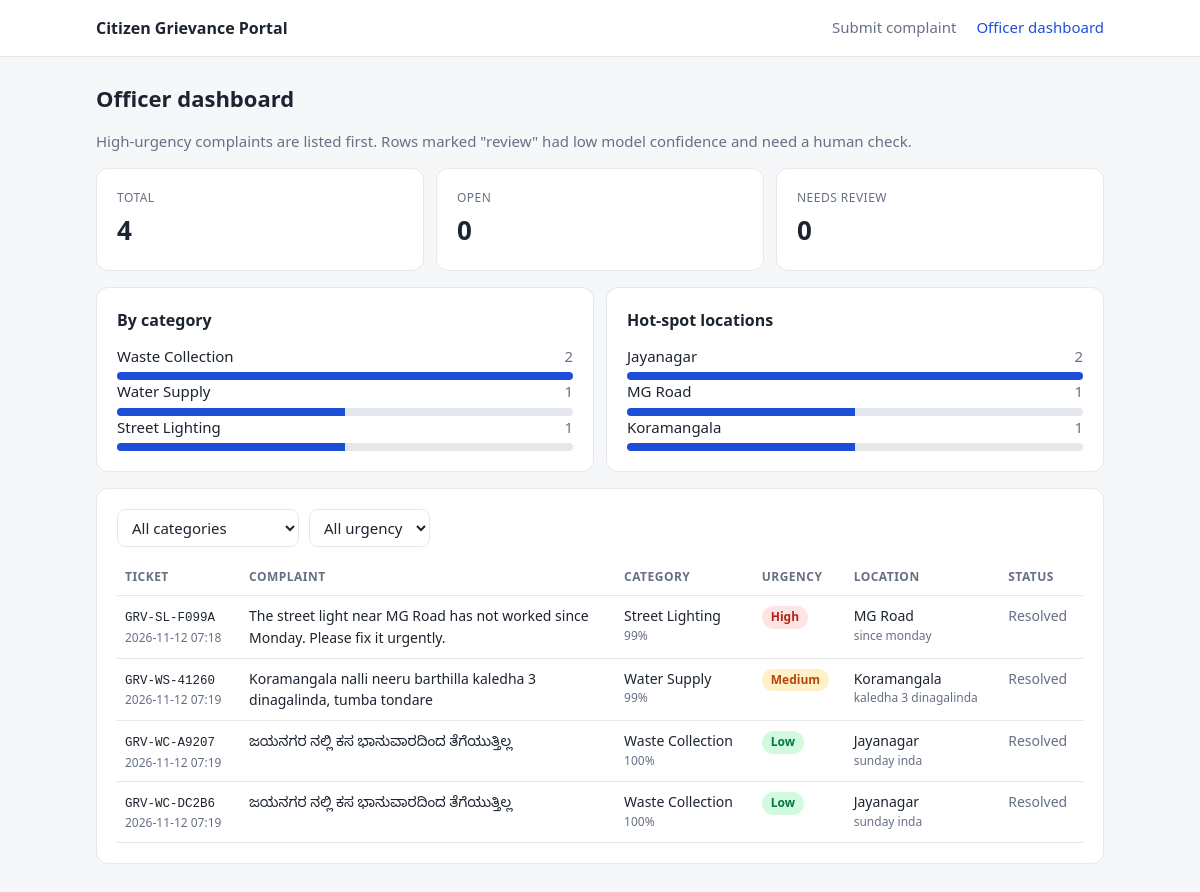
/dashboard, run on the app's committed database.
### tables this page shows
CREATE TABLE complaints(
            id INTEGER PRIMARY KEY AUTOINCREMENT, ticket TEXT, created TEXT, text TEXT, category TEXT,
            confidence REAL, urgency TEXT, sentiment TEXT, location TEXT, time_ref TEXT, language TEXT,
            needs_review INTEGER, reply TEXT, department TEXT, status TEXT DEFAULT 'Open');

### app.py (the view)
@app.route("/dashboard")
def dashboard():
    cat = request.args.get("category", "")
    urg = request.args.get("urgency", "")
    q = "SELECT * FROM complaints WHERE 1=1"
    args = []
    if cat:
        q += " AND category=?"; args.append(cat)
    if urg:
        q += " AND urgency=?"; args.append(urg)
    q += " ORDER BY CASE urgency WHEN 'High' THEN 0 WHEN 'Medium' THEN 1 ELSE 2 END, id DESC LIMIT 200"
    rows = db().execute(q, args).fetchall()
    stats = _stats()
    return render_template("dashboard.html", rows=rows, stats=stats, cat=cat, urg=urg)

### app.py (called while the page is built)
def db():
    if "db" not in g:
        g.db = sqlite3.connect(DB)
        g.db.row_factory = sqlite3.Row
    return g.db

def _stats():
    d = db()
    one = lambda sql: [dict(r) for r in d.execute(sql).fetchall()]
    return {
        "total": d.execute("SELECT COUNT(*) FROM complaints").fetchone()[0],
        "open": d.execute("SELECT COUNT(*) FROM complaints WHERE status='Open'").fetchone()[0],
        "review": d.execute("SELECT COUNT(*) FROM complaints WHERE needs_review=1 AND status='Open'").fetchone()[0],
        "by_category": one("SELECT category k, COUNT(*) n FROM complaints GROUP BY category ORDER BY n DESC"),
        "by_urgency": one("SELECT urgency k, COUNT(*) n FROM complaints GROUP BY urgency"),
        "by_location": one("SELECT location k, COUNT(*) n FROM complaints WHERE location IS NOT NULL "
                           "GROUP BY location ORDER BY n DESC LIMIT 8"),
    }

### templates/dashboard.html (shortened to what this page needs)
{% extends "base.html" %}
{% block body %}
<h1>Officer dashboard</h1>
<p class="mute">High-urgency complaints are listed first. Rows marked "review" had low model confidence and need a human check.</p>
<div class="grid" style="margin-bottom:16px">
  <div class="card" style="margin:0"><div class="kv">Total</div><div style="font-size:26px;font-weight:700">{{ stats.total }}</div></div>
  <div class="card" style="margin:0"><div class="kv">Open</div><div style="font-size:26px;font-weight:700">{{ stats.open }}</div></div>
  <div class="card" style="margin:0"><div class="kv">Needs review</div><div style="font-size:26px;font-weight:700">{{ stats.review }}</div></div>
</div>
<div class="grid" style="grid-template-columns:repeat(auto-fit,minmax(280px,1fr))">
  <div class="card"><h2>By category</h2>
    {% set mx = (stats.by_category|map(attribute='n')|max) if stats.by_category else 1 %}
    {% for r in stats.by_category %}<div style="display:flex;justify-content:space-between"><span>{{ r.k }}</span><span class="mute">{{ r.n }}</span></div><div class="bar"><i style="width:{{ r.n/mx*100 }}%"></i></div>{% else %}<span class="mute">No data yet.</span>{% endfor %}
  </div>
  <div class="card"><h2>Hot-spot locations</h2>
    {% set ml = (stats.by_location|map(attribute='n')|max) if stats.by_location else 1 %}
    {% for r in stats.by_location %}<div style="display:flex;justify-content:space-between"><span>{{ r.k }}</span><span class="mute">{{ r.n }}</span></div><div class="bar"><i style="width:{{ r.n/ml*100 }}%"></i></div>{% else %}<span class="mute">No data yet.</span>{% endfor %}
  </div>
</div>
<div class="card">
  <form method="get" style="display:flex;gap:10px;flex-wrap:wrap;margin-bottom:12px">
    <select name="category" onchange="this.form.submit()" aria-label="Category">
      <option value="">All categories</option>
    </select>
    <select name="urgency" onchange="this.form.submit()" aria-label="Urgency">
      <option value="">All urgency</option>
    </select>
  </form>
  <div class="tbl"><table>
    <thead><tr><th>Ticket</th><th>Complaint</th><th>Category</th><th>Urgency</th><th>Location</th><th>Status</th></tr></thead>
    <tbody>
    {% for r in rows %}
      <tr>
        <td><code>{{ r.ticket }}</code><div class="mute" style="font-size:12px">{{ r.created }}</div></td>
        <td style="max-width:340px">{{ r.text }}</td>
        <td>{{ r.category }}<div class="mute" style="font-size:12px">{{ (r.confidence*100)|round|int }}% {% if r.needs_review %}· <b>review</b>{% endif %}</div></td>
        <td><span class="pill {{ r.urgency }}">{{ r.urgency }}</span></td>
        <td>{{ r.location or '–' }}<div class="mute" style="font-size:12px">{{ r.time_ref or '' }}</div></td>
        <td>{% if r.status=='Open' %}<form method="post" action="{{ url_for('resolve', cid=r.id) }}"><button class="ghost">Mark resolved</button></form>{% else %}<span class="mute">Resolved</span>{% endif %}</td>
      </tr>
    {% else %}
      <tr><td colspan="6" class="mute">No complaints yet. Submit one from the home page.</td></tr>
    {% endfor %}
    </tbody>
  </table></div>
</div>
{% endblock %}

### templates/base.html (shortened to what this page needs)
<!doctype html>
<html lang="en">
<head>
</head>
<body>
<header><div class="wrap"><nav>
  <b>Citizen Grievance Portal</b>
  <a href="{{ url_for('index') }}" class="{{ 'on' if request.endpoint=='index' }}">Submit complaint</a>
  <a href="{{ url_for('dashboard') }}" class="{{ 'on' if request.endpoint=='dashboard' }}">Officer dashboard</a>
</nav></div></header>
<main><div class="wrap">{% block body %}{% endblock %}</div></main>
</body>
</html>

### templates/base.html (style rules this page uses)
:root { --bg:#f6f7f9;--card:#fff;--ink:#1c2430;--mute:#667085;--line:#e4e7ec;--brand:#1d4ed8;--hi:#b42318;--hi-bg:#fee4e2;--md:#b54708;--md-bg:#fef0c7;--lo:#067647;--lo-bg:#d1fadf }
* { box-sizing:border-box }
body { margin:0;font:15px/1.55 system-ui,-apple-system,"Segoe UI",Roboto,"Noto Sans Kannada",sans-serif;background:var(--bg);color:var(--ink) }
header { background:var(--card);border-bottom:1px solid var(--line) }
.wrap { max-width:1040px;margin:0 auto;padding:0 16px }
nav { display:flex;gap:20px;align-items:center;height:56px }
nav b { font-size:16px;margin-right:auto }
nav a { color:var(--mute);text-decoration:none;font-weight:500 }
nav a.on,nav a:hover { color:var(--brand) }
main { padding:24px 0 48px }
.card { background:var(--card);border:1px solid var(--line);border-radius:12px;padding:20px;margin-bottom:16px }
h1 { font-size:22px;margin:0 0 4px }
h2 { font-size:16px;margin:0 0 12px }
.mute { color:var(--mute) }
.pill { display:inline-block;padding:2px 9px;border-radius:999px;font-size:12px;font-weight:600 }
.High { background:var(--hi-bg);color:var(--hi) }
.Medium { background:var(--md-bg);color:var(--md) }
.Low { background:var(--lo-bg);color:var(--lo) }
.grid { display:grid;grid-template-columns:repeat(auto-fit,minmax(150px,1fr));gap:12px }
.kv { font-size:12px;color:var(--mute);text-transform:uppercase;letter-spacing:.04em }
.kv+div { font-weight:600;margin-top:2px }
.bar { height:8px;border-radius:4px;background:var(--line);overflow:hidden;margin-top:4px }
.bar i { display:block;height:100%;background:var(--brand) }
table { width:100%;border-collapse:collapse;font-size:14px }
th,td { text-align:left;padding:9px 8px;border-bottom:1px solid var(--line);vertical-align:top }
th { font-size:12px;color:var(--mute);text-transform:uppercase;letter-spacing:.04em }
select { padding:7px 10px;border-radius:8px;border:1px solid var(--line);background:var(--card);color:var(--ink);font:inherit }
.tbl { overflow-x:auto }
code,pre { font-family:ui-monospace,Menlo,Consolas,monospace;font-size:12.5px }

### data on the page
complaints: k "Street Lighting", n "1", {{ r.n/mx*100 }} 50.0 (drawn), k "MG Road", {{ r.n/ml*100 }} 50.0 (drawn), ticket "GRV-SL-F099A", created "2026-11-12 07:18", text "The street light near MG Road has not worked since Monday. Please fix it urgently.", category "Street Lighting", (r.confidence*100)|round|int "99", urgency "High", location "MG Road", time_ref "since monday", status "Resolved"
complaints: ticket "GRV-WS-41260", created "2026-11-12 07:19", text "Koramangala nalli neeru barthilla kaledha 3 dinagalinda, tumba tondare", category "Water Supply", (r.confidence*100)|round|int "99", urgency "Medium", location "Koramangala", time_ref "kaledha 3 dinagalinda", status "Resolved"
complaints: ticket "GRV-WC-A9207", created "2026-11-12 07:19", text "ಜಯನಗರ ನಲ್ಲಿ ಕಸ ಭಾನುವಾರದಿಂದ ತೆಗೆಯುತ್ತಿಲ್ಲ", category "Waste Collection", (r.confidence*100)|round|int "100", urgency "Low", location "Jayanagar", time_ref "sunday inda", status "Resolved"
complaints: ticket "GRV-WC-DC2B6", created "2026-11-12 07:19", text "ಜಯನಗರ ನಲ್ಲಿ ಕಸ ಭಾನುವಾರದಿಂದ ತೆಗೆಯುತ್ತಿಲ್ಲ", category "Waste Collection", (r.confidence*100)|round|int "100", urgency "Low", location "Jayanagar", time_ref "sunday inda", status "Resolved"

### other printed values
{{ stats.total }} "4"
{{ stats.open }} "0"
{{ stats.review }} "0"
{{ r.k }} "Waste Collection" "Water Supply"
{{ r.n }} "2" "1"
{{ r.k }} "Jayanagar" "Koramangala"
